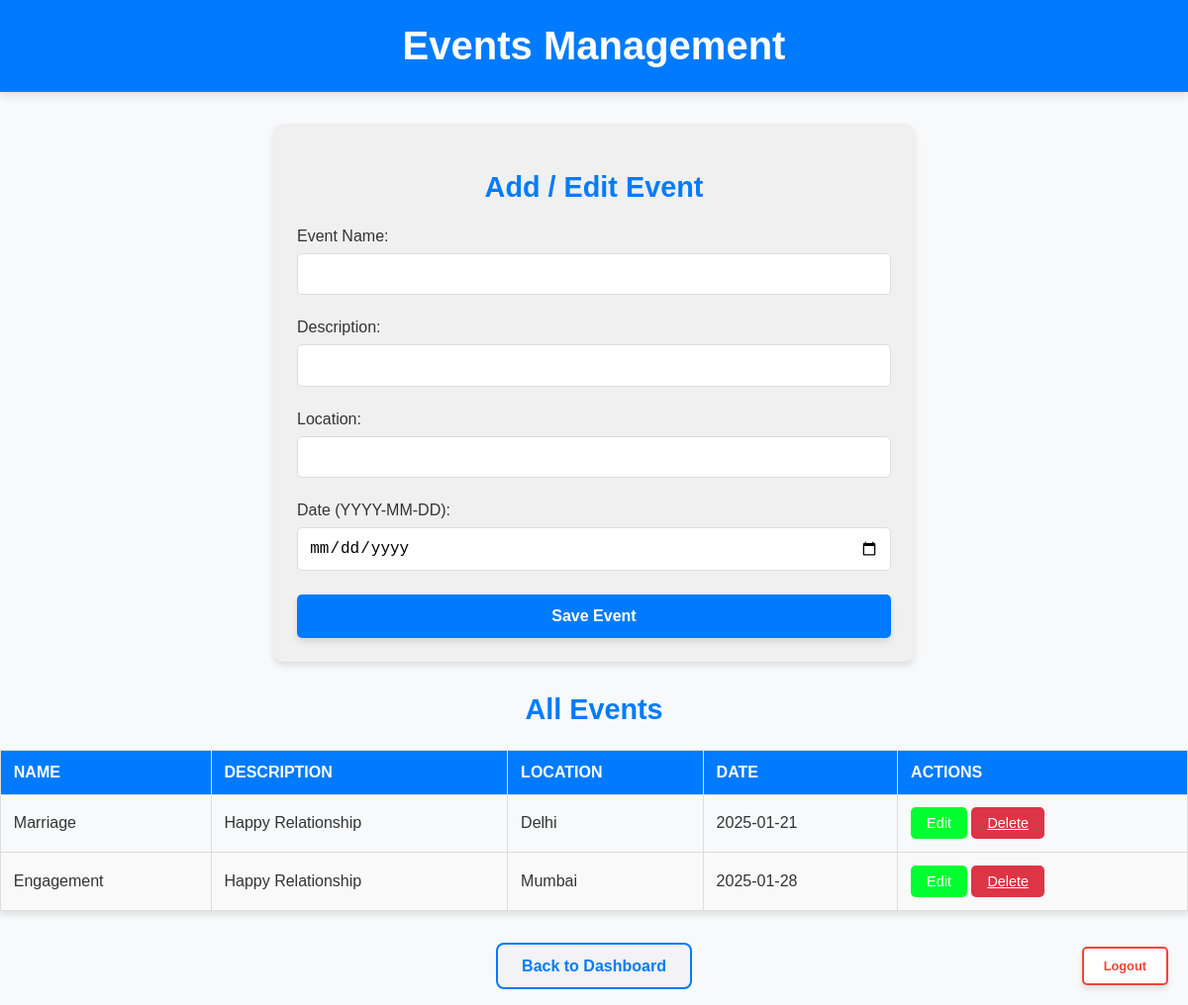
The page /events (signed in) on the database its author committed.
### tables this page shows
CREATE TABLE events (
        id INTEGER PRIMARY KEY AUTOINCREMENT,
        name TEXT NOT NULL,
        description TEXT NOT NULL,
        location TEXT NOT NULL,
        date TEXT NOT NULL
    );

### app.py (the view, shortened to what this page needs)
@app.route("/events", methods=['GET', 'POST'])
def events_page():
    if 'logged_in' not in session:
        return redirect(url_for('login'))
    conn = sqlite3.connect("dashboard.db")
    c = conn.cursor()
    c.execute("SELECT * FROM events")
    events = [
        dict(id=row[0], name=row[1], description=row[2], location=row[3], date=row[4])
        for row in c.fetchall()
    ]
    conn.close()
    return render_template("Events.html", events=events)

### templates/Events.html (shortened to what this page needs)
<!DOCTYPE html>
<html lang="en">
<head>
    <link rel="stylesheet" href="{{ url_for('static', filename='Events.css') }}">
</head>
<body>
    <header>
        <h1 class="dashboard-title">Events Management </h1>
    </header>
    <section class="form-section">
        <h2 class="section-title">Add / Edit Event</h2>
        <form method="POST" action="/events" class="event-form">
            <div class="form-group">
                <label for="name" class="form-label">Event Name:</label>
                <input type="text" id="name" name="name" class="form-input" required>
            </div>
            <div class="form-group">
                <label for="description" class="form-label">Description:</label>
                <input type="text" id="description" name="description" class="form-input" required>
            </div>
            <div class="form-group">
                <label for="location" class="form-label">Location:</label>
                <input type="text" id="location" name="location" class="form-input" required>
            </div>
            <div class="form-group">
                <label for="date" class="form-label">Date (YYYY-MM-DD):</label>
                <input type="date" id="date" name="date" class="form-input" required>
            </div>
            <button type="submit" class="submit-button">Save Event</button>
        </form>
    </section>
    <section class="table-section">
        <h2 class="section-title">All Events</h2>
        <div class="table-container">
            <table class="events-table">
                <thead>
                    <tr>
                        <th>Name</th>
                        <th>Description</th>
                        <th>Location</th>
                        <th>Date</th>
                        <th>Actions</th>
                    </tr>
                </thead>
                <tbody>
                    {% for event in events %}
                    <tr>
                        <td>{{ event.name }}</td>
                        <td>{{ event.description }}</td>
                        <td>{{ event.location }}</td>
                        <td>{{ event.date }}</td>
                        <td>
                            <button type="button" class="edit-button" onclick="editEvent({{ event.id }}, '{{ event.name }}', '{{ event.description }}', '{{ event.location }}', '{{ event.date }}')">Edit</button>
                            <a href="{{ url_for('delete_event', event_id=event.id) }}" class="delete-button" onclick="return confirm('Are you sure you want to delete this event?');">Delete</a>
                        </td>
                    </tr>
                    {% endfor %}
                </tbody>
            </table>
        </div>
    </section>
    <footer>
        <a href="{{ url_for('home_page') }}">
            <button class="back-btn">Back to Dashboard</button>
        </a>
    </footer>
    <footer>
        <a id="logout" href="{{ url_for('logout') }}" class="logout-link">Logout</a>
    </footer>
</body>
</html>

### static/Events.css (style rules this page uses)
body { font-family: 'Arial', sans-serif; background-color: #f8f9fa; margin: 0; padding: 0; color: #333; transition: background-color 0.5s ease-in-out; }
header { background-color: #007bff; color: white; text-align: center; padding: 1.5rem 0; box-shadow: 0 4px 8px rgba(0, 0, 0, 0.1); opacity: 0; animation: fadeIn 1s ease-out forwards; }
header h1 { margin: 0; font-size: 2.5rem; }
.section-title { color: #007bff; font-size: 1.8rem; margin-bottom: 1.5rem; text-align: center; opacity: 0; animation: fadeIn 1s ease-out forwards 0.5s; }
.form-section { max-width: 600px; margin: 2rem auto; padding: 1.5rem; background-color: #f0f0f0; border-radius: 10px; box-shadow: 0 4px 6px rgba(0, 0, 0, 0.1); opacity: 0; animation: fadeIn 1s ease-out forwards 1s; }
.event-form { display: flex; flex-direction: column; gap: 1.5rem; }
.form-group { display: flex; flex-direction: column; }
.form-label { font-size: 1rem; margin-bottom: 0.5rem; color: #333; }
.form-input { padding: 0.7rem; border: 1px solid #ddd; border-radius: 5px; font-size: 1rem; transition: border-color 0.3s ease, box-shadow 0.3s ease, transform 0.3s ease; }
.submit-button { padding: 0.8rem 1.5rem; font-size: 1rem; color: white; background-color: #007bff; border: none; border-radius: 5px; cursor: pointer; font-weight: bold; box-shadow: 0 4px 6px rgba(0, 0, 0, 0.1); transition: background-color 0.3s ease, transform 0.2s ease, box-shadow 0.2s ease; }
.table-section { max-width: 1200px; margin: 2rem auto; }
.events-table { width: 100%; border-collapse: collapse; margin-top: 1rem; box-shadow: 0 4px 6px rgba(0, 0, 0, 0.1); }
.events-table th, .events-table td { border: 1px solid #ddd; text-align: left; padding: 0.8rem; font-size: 1rem; }
.events-table th { background-color: #007bff; color: white; text-transform: uppercase; }
.events-table tr:nth-child(even) { background-color: #f9f9f9; }
.edit-button, .delete-button { padding: 0.5rem 1rem; font-size: 0.9rem; border-radius: 5px; border: none; cursor: pointer; transition: background-color 0.3s ease; }
.edit-button { background-color: #00ff2f; color: white; }
.delete-button { background-color: #dc3545; color: white; }
footer { text-align: center; margin-top: 1rem; opacity: 0; animation: fadeIn 1s ease-out forwards 2.5s; }
footer .back-btn { font-size: 1rem; padding: 0.8rem 1.5rem; background-color: #f3f2f5; color: rgb(0, 123, 255); border: 2px solid #007bff; border-radius: 8px; cursor: pointer; font-weight: bold; transition: background-color 0.3s ease, transform 0.2s ease; }
#logout { position: fixed; bottom: 20px; right: 20px; padding: 10px 20px; font-size: 0.8rem; font-weight: bold; color: #f44336; background-color: white; border: 2px solid #f44336; border-radius: 5px; text-decoration: none; box-shadow: 0 4px 6px rgba(0, 0, 0, 0.1); transition: background-color 0.3s ease, transform 0.2s ease; }

### rows shown on the page
events: name "Marriage", description "Happy Relationship", location "Delhi", date "2025-01-21"
events: name "Engagement", description "Happy Relationship", location "Mumbai", date "2025-01-28"
